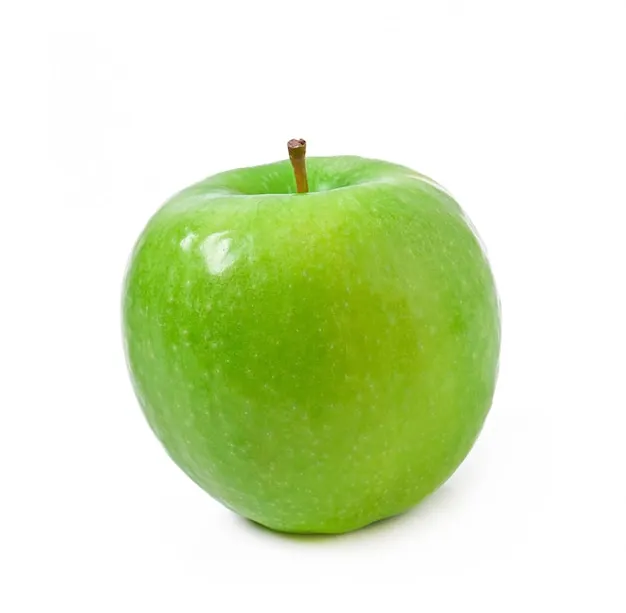
#> input picture apple.webp, 626 x 613 px, given in place of red-apple.webp, which was not available
$ jupyter execute Feature_Detection_Algo.ipynb
#> lines starting #> are read from the running program, lines starting #| are printed output that depends on the picture; after the words box and inside, x2 and y2 are one past the last pixel; in counts of white or black regions, pixels touching at a corner belong together; pictures that were not available may be replaced by others from this repository, and a replacement may not be noted
[cell 1]
import cv2
import numpy as np
import matplotlib.pyplot as plt

# Load image in grayscale
img = cv2.imread('red-apple.webp', cv2.IMREAD_GRAYSCALE)
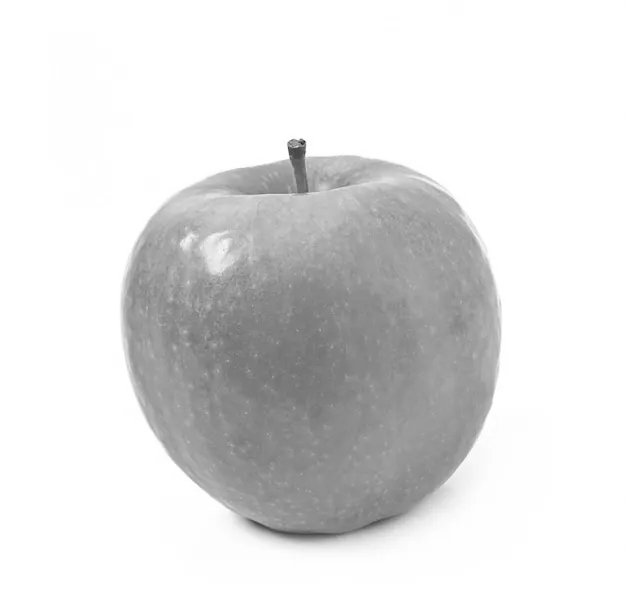
#> img: shape (613, 626); min 29, max 255, mean 223.7

# Apply Canny Edge Detection
edges = cv2.Canny(img, 100, 200)
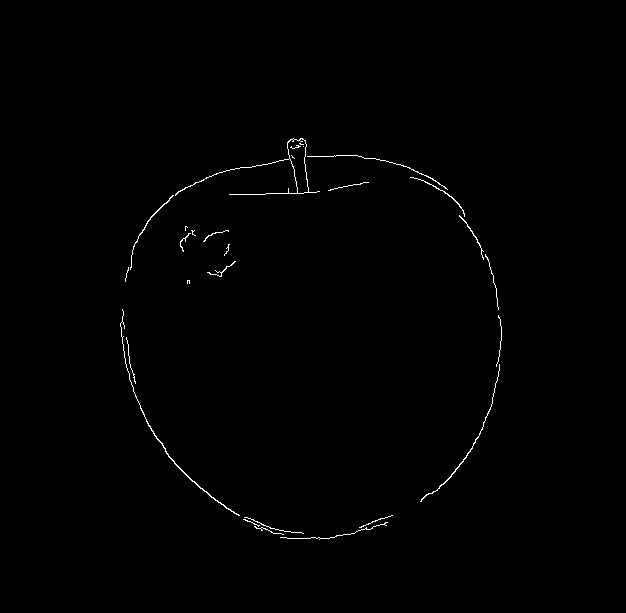
#> edges: shape (613, 626); 0.52% white in thin lines or dots, all inside (x1, y1, x2, y2) = (120, 138, 502, 540)

# Display results
plt.figure(figsize=(10,5))
plt.subplot(1,2,1), plt.imshow(img, cmap='gray'), plt.title('Original')
plt.subplot(1,2,2), plt.imshow(edges, cmap='gray'), plt.title('Canny Edges')
plt.show()
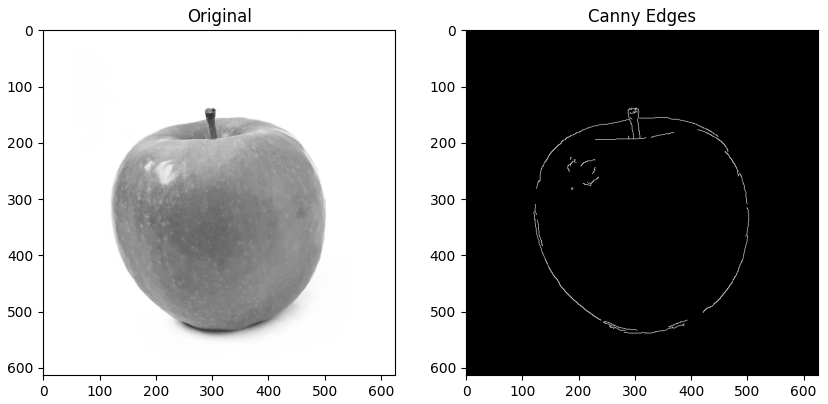
#> figure drawn by matplotlib, 2 panels

[cell 2]
import cv2
import numpy as np
from google.colab.patches import cv2_imshow  # ✅ Import for Colab

# Load image in grayscale
img = cv2.imread('image.jpg')
#> img is the input picture: shape (613, 626, 3); mean B, G, R 193.5, 232.4, 218.3
gray = cv2.cvtColor(img, cv2.COLOR_BGR2GRAY)

# Apply Harris Corner Detector
gray = np.float32(gray)
harris_corners = cv2.cornerHarris(gray, blockSize=2, ksize=3, k=0.04)

# Mark detected corners in red
img[harris_corners > 0.01 * harris_corners.max()] = [0, 0, 255]
#> img: shape (613, 626, 3); 0.02% of pixels changed, all inside (x1, y1, x2, y2) = (288, 138, 310, 193)

# ✅ Show image with detected corners in Colab
cv2_imshow(img)

[cell 3]
# Load image in grayscale
img = cv2.imread('red-apple.webp', cv2.IMREAD_GRAYSCALE)

# Initialize SIFT detector
sift = cv2.SIFT_create()

# Detect keypoints
keypoints, descriptors = sift.detectAndCompute(img, None)
#> keypoints = 90 keypoints; strongest (x, y, size): (297, 151, 12.7), (303, 142, 3.8), (308, 353, 210.2), (285, 156, 6.3)

# Draw keypoints
img_sift = cv2.drawKeypoints(img, keypoints, None)

# Show image with keypoints in Colab
cv2_imshow(img_sift)

[cell 4]
# Load image in grayscale
img = cv2.imread('red-apple.webp', cv2.IMREAD_GRAYSCALE)

# Initialize ORB detector
orb = cv2.ORB_create()

# Detect keypoints
keypoints, descriptors = orb.detectAndCompute(img, None)
#> keypoints = 272 keypoints; strongest (x, y, size): (304, 141, 31), (301, 143, 44.6), (304, 140, 37.2), (302, 142, 53.6)

# Draw keypoints
img_orb = cv2.drawKeypoints(img, keypoints, None)

# Show image with keypoints in Colab
cv2_imshow(img_orb)

[cell 5]
# Load image in grayscale
img = cv2.imread('red-apple.webp', cv2.IMREAD_GRAYSCALE)

# Initialize SIFT detector
sift = cv2.SIFT_create()

# Detect keypoints
keypoints, descriptors = sift.detectAndCompute(img, None)
#> keypoints = 90 keypoints; strongest (x, y, size): (297, 151, 12.7), (303, 142, 3.8), (308, 353, 210.2), (285, 156, 6.3)

# Draw keypoints
img_sift = cv2.drawKeypoints(img, keypoints, None)

# Show image with keypoints in Colab
cv2_imshow(img_sift)

[cell 6]
# Load image in grayscale
img = cv2.imread('red-apple.webp')
gray = cv2.cvtColor(img, cv2.COLOR_BGR2GRAY)

# Apply Harris Corner Detector
gray = np.float32(gray)
harris_corners = cv2.cornerHarris(gray, blockSize=2, ksize=3, k=0.04)

# Mark detected corners in red
img[harris_corners > 0.01 * harris_corners.max()] = [0, 0, 255]

# Show image with detected corners in Colab
cv2_imshow(img)

[cell 7]
import cv2
import numpy as np
from google.colab.patches import cv2_imshow
from google.colab import files

# 📌 Step 1: Upload Image Manually in Colab (if needed)
uploaded = files.upload()
#> the answer given: apple.webp
